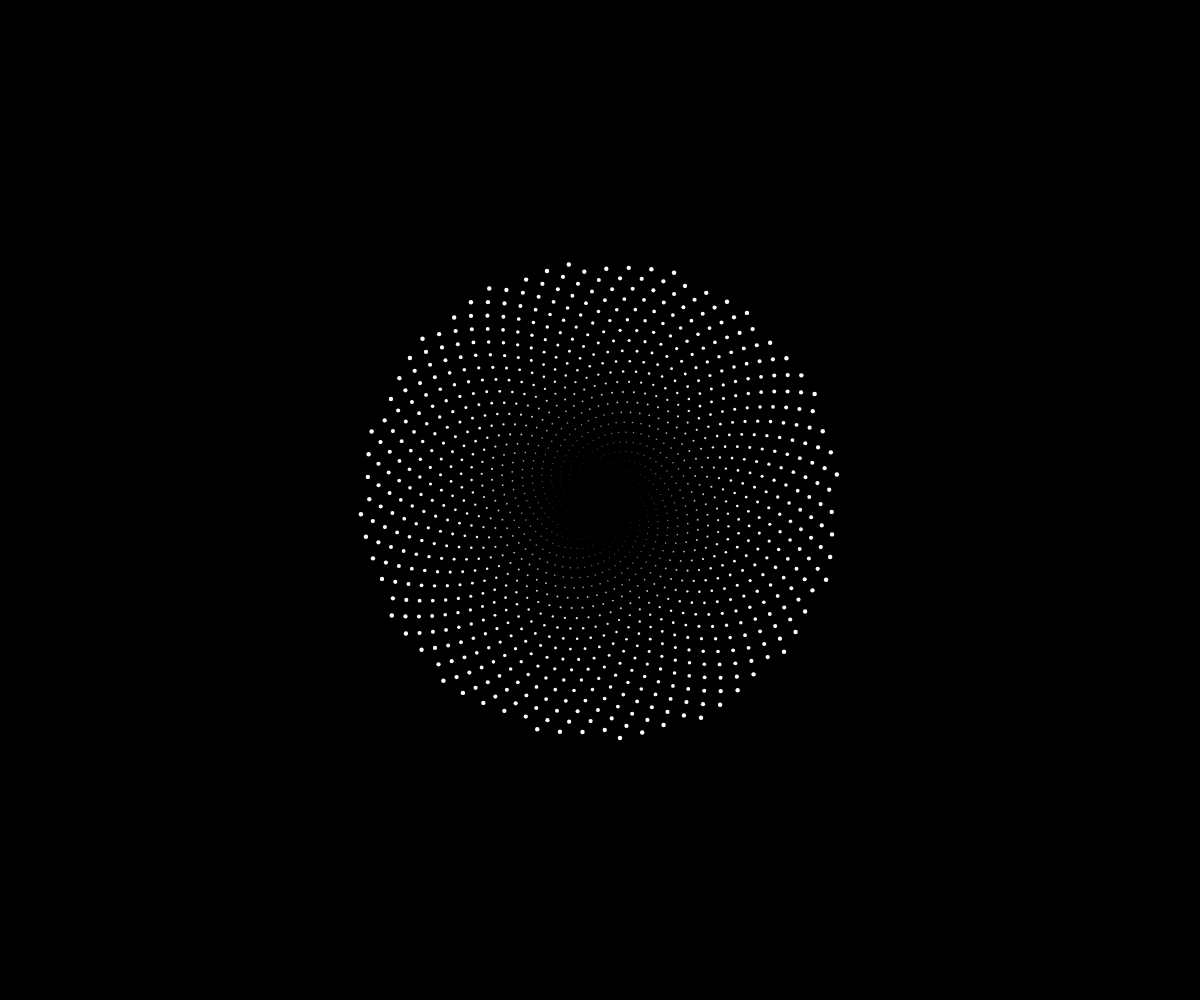
Frame 1 (no input)
Frame 60 (no input): identical to frame 1, image omitted
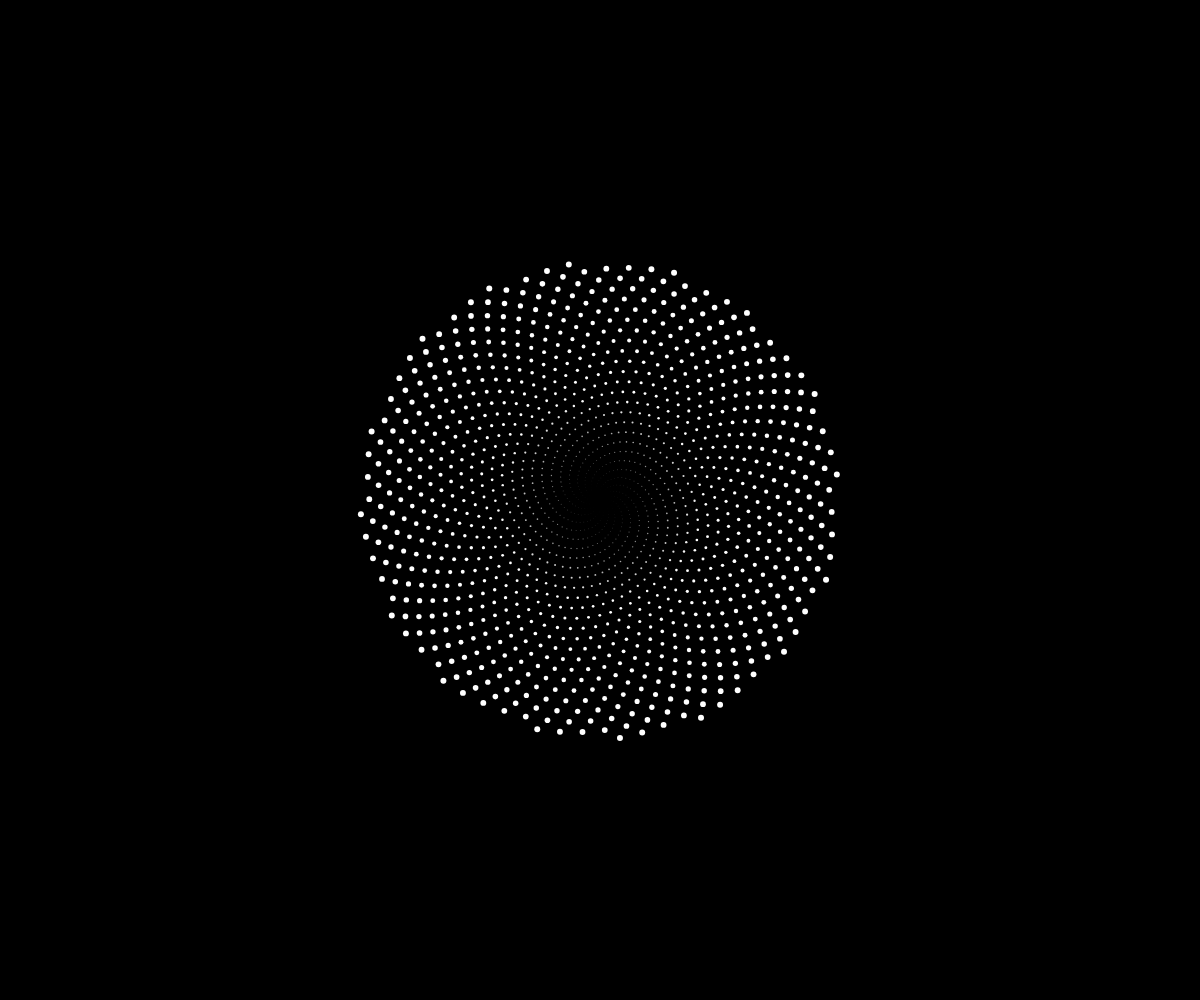
Frame 120 (the mouse pressed at the canvas centre since frame 60)

The p5.js sketch that drew these frames (run headless with seeded random() and noise() and a simulated clock; from frame 60 on, the mouse is pressed at the canvas centre):

// p5.js sketch
// ── sketch.js
let circles = 1500;
let goldenRatio = (Math.sqrt(5) + 1) / 2 + 3;
let goldenAngle = goldenRatio * (33 + Math.PI);


function setup() {
	createCanvas(windowWidth, windowHeight);
	rectMode(CENTER);
	noCursor();
}

function draw() {
	background(0);
	let pos = createVector(width >> 1, height >> 1);
	let circle_rad = (windowWidth * .2);
	let spiral = createVector(map(mouseX, 0, width, 0.003, 0.005), map(mouseY, 0, height, 0.003, 0.005));
	for (let i = 0; i <= circles; ++i) {
		let r = spiral.x * i;
		let ratio = i / circles;
		let angle = i * goldenAngle;
		let spiral_rad = ratio * circle_rad;
		let x = pos.x + cos(angle) * spiral_rad;
		let y = pos.y + sin(angle) * spiral_rad;
		fill(r * 100);
		noStroke();
		ellipse(x, y, r);
	}
}

function windowResized() {
	resizeCanvas(windowWidth, windowHeight);
}
